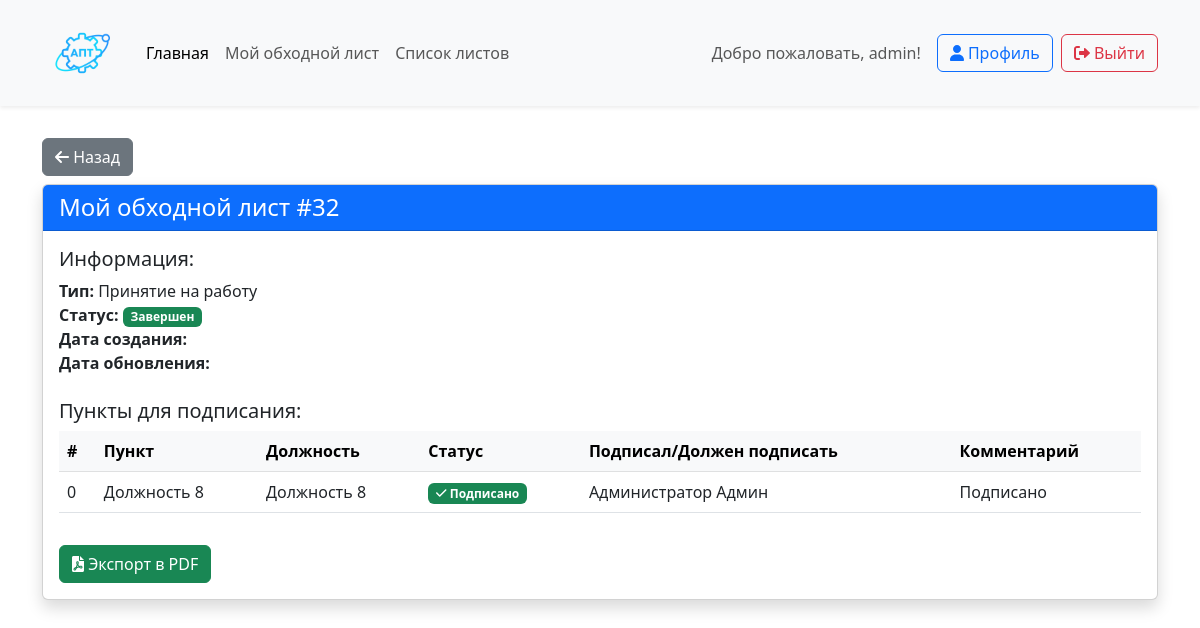
Screenshot of /account/my_obhod/ (signed in) with the database file from the repository.
### app/models.py (models this page shows, shortened)
class CustomUser(AbstractUser):  # custom user for Users
    gen = (('m', 'Мужской'),('j', 'Женский'))
    patronymic = models.CharField('Отчество',max_length=250,)
    gender = models.CharField('Пол', choices=gen, max_length=3, null=True)
    birthday_date = models.DateField('Дата рождения', null=True,)
    role  = models.ForeignKey(RoleModel, on_delete=models.CASCADE, null=True, verbose_name='Роль')
    depart = models.ForeignKey(DepartmentModel, on_delete=models.CASCADE, null=True, verbose_name='Отделение')
    date_end = models.DateField('Дата завершения зачисления',null=True,)
    signature = models.ImageField('Подпись пользователя',null=True, upload_to='signatures/')
    post = models.ForeignKey(PostModel, verbose_name="Должность", on_delete=models.CASCADE, null=True)
    class Meta:
        verbose_name = 'Пользователь'
        verbose_name_plural = 'Пользователи'

class WorkaroundModel(models.Model):
    user = models.ForeignKey(CustomUser, on_delete=models.DO_NOTHING, verbose_name='Ключ пользователя')
    status = models.ForeignKey(StatusModel, on_delete=models.CASCADE, verbose_name='Статус', default=1)
    date_of_create = models.TimeField('Дата создания', auto_now_add=True)
    date_of_update = models.TimeField('Дата обновления', auto_now=True)
    typ = models.ForeignKey("typWorkAround", models.CASCADE)
    class Meta:
        verbose_name = 'Обходной лист'
        verbose_name_plural = 'Обходной лист'

class typWorkAround(models.Model):
    name  = models.CharField("Название типа", max_length=25)

class StatusModel(models.Model):
    name = models.CharField('Название статуса', max_length=50)
    class Meta:
        verbose_name = 'Статус'
        verbose_name_plural = 'Статус'

class WorkaroundSheetModel(models.Model):
    workaround = models.ForeignKey("WorkaroundModel", on_delete=models.CASCADE, null=True, verbose_name='Обходной лист')  # НОВОЕ ПОЛЕ
    nameofpoint = models.CharField('Название пункта', max_length=50)
    decription = models.TextField('Описание пункта', null=True)
    depart = models.ForeignKey(NameChildPostModel, on_delete=models.CASCADE, null=True, verbose_name='Должность для подписи')
    is_required = models.BooleanField('Обязательный этап', default=True)
    date_of_create = models.TimeField('Дата создания', auto_now_add=True)
    date_of_update = models.TimeField('Дата обновления пункта', auto_now=True)
    order = models.IntegerField('Порядок подписания', default=0)
    class Meta:
        verbose_name = 'Пункты обходного листа'
        unique_together = [['workaround', 'order']]  # Уникальная комбинация
        ordering = ['order']
        verbose_name_plural = 'Пункты обходного листа'

class NameChildPostModel(models.Model):
    name = models.CharField("Название", max_length=50)
    type_for_list = models.ForeignKey("typWorkAround", on_delete=models.CASCADE, verbose_name='Тип обходного')
    class Meta:
        verbose_name = 'Должности для отделений'
        verbose_name_plural = 'Должности для отделений'

class SignatureModel(models.Model):
    wam = models.ForeignKey(WorkaroundModel, on_delete=models.CASCADE, verbose_name='Обходной лист')
    wasm = models.ForeignKey(WorkaroundSheetModel, on_delete=models.CASCADE, verbose_name='Пункт обходного листа')
    user = models.ForeignKey(CustomUser, on_delete=models.CASCADE, verbose_name='Ключ пользователя', null=True )
    comment = models.TextField('Комментарий', null=True)
    class Meta:
        verbose_name = 'Подписи'
        verbose_name_plural = 'Подписи'

### app/views.py (the view)
# urls.py: path('account/my_obhod/',ProfileUserView.myObhod, name='myobhod'),
    @login_required
    def myObhod(req):
        if req.method == "GET":
            obj = WorkaroundModel.objects.prefetch_related('signaturemodel_set').filter(user=req.user)
            return render(req, 'obhod/my_obhod.html', {'myl': obj})

### app/models.py (called while the page is built)
    def __str__(self):
        return f'{self.name}'

### app/templates/obhod/my_obhod.html (shortened to what this page needs)
{% extends '../base.html' %}
{% load static %}
{% block content %}
<div class="container mt-4">
    {% if myl %}
        {% with workaround=myl.first %}
            <a href="{% url 'index' %}" class="btn btn-secondary mb-2">
                <i class="fa-solid fa-arrow-left"></i>
                Назад
            </a>
            <div class="card shadow">
                <div class="card-header bg-primary text-white">
                    <h4 class="mb-0">Мой обходной лист #{{ workaround.id }}</h4>
                </div>
                <div class="card-body">
                    <div class="mb-4">
                        <h5>Информация:</h5>
                        <ul class="list-unstyled">
                            <li><strong>Тип:</strong> {{ workaround.typ.name }}</li>
                            <li><strong>Статус:</strong>
                                <span class="badge
                                    {% if workaround.status.name == 'Завершен' %}bg-success
                                    {% elif workaround.status.name == 'В процессе' %}bg-warning text-dark
                                    {% elif workaround.status.name == 'Отклонен' %}bg-danger
                                    {% else %}bg-secondary{% endif %}">
                                    {{ workaround.status.name }}
                                </span>
                            </li>
                            <li><strong>Дата создания:</strong> {{ workaround.date_of_create|date:"d.m.Y H:i" }}</li>
                            <li><strong>Дата обновления:</strong> {{ workaround.date_of_update|date:"d.m.Y H:i" }}</li>
                        </ul>
                    </div>
                    <h5>Пункты для подписания:</h5>
                    <div class="table-responsive">
                        <table class="table table-hover">
                            <thead class="table-light">
                                <tr>
                                    <th>#</th>
                                    <th>Пункт</th>
                                    <th>Должность</th>
                                    <th>Статус</th>
                                    <th>Подписал/Должен подписать</th>
                                    <th>Комментарий</th>
                                </tr>
                            </thead>
                            <tbody>
                                {% for sheet in workaround.workaroundsheetmodel_set.all|dictsort:"order" %}
                                <tr>
                                    <td>{{ sheet.order }}</td>
                                    <td>{{ sheet.nameofpoint }}</td>
                                    <td>{{ sheet.depart.name }}</td>
                                    <td>
                                        {% if sheet.signaturemodel_set.exists %}
                                            <span class="badge bg-success">
                                                <i class="fa-solid fa-check"></i> Подписано
                                            </span>
                                        {% else %}
                                            <span class="badge bg-secondary text-dark text-white">
                                                <i class="fa-solid fa-clock"></i>
                                                Ожидание
                                            </span>
                                        {% endif %}
                                    </td>
                                    <td>
                                        {% if sheet.signaturemodel_set.exists %}
                                            {{ sheet.signaturemodel_set.first.user.get_full_name }}
                                        {% endif %}
                                    </td>
                                    <td>
                                        {% if sheet.signaturemodel_set.exists %}
                                            {{ sheet.signaturemodel_set.first.comment|default:"-" }}
                                        {% else %}
                                            -
                                        {% endif %}
                                    </td>
                                </tr>
                                {% empty %}
                                <tr>
                                    <td colspan="6" class="text-center">Нет пунктов для подписания</td>
                                </tr>
                                {% endfor %}
                            </tbody>
                        </table>
                    </div>
                    {% if workaround.status.name == "Завершен" %}
                        <div class="mt-3">
                            <a href="{% url 'generate_workaround_pdf' workaround.id %}" class="btn btn-success">
                                <i class="fa-solid fa-file-pdf"></i>
                                Экспорт в PDF
                            </a>
                        </div>
                    {% endif %}
                </div>
            </div>
        {% endwith %}
    {% else %}
        <div class="alert alert-info" role="alert">
            У вас пока нет обходного листа.
        </div>
    {% endif %}
</div>
{% endblock content %}

### app/templates/base.html (shortened to what this page needs)
<!DOCTYPE html>
{% load static %}
<html lang="ru">
<head>
    <link href="https://cdn.jsdelivr.net/npm/bootstrap@5.3.0/dist/css/bootstrap.min.css" rel="stylesheet">
    <link href="https://cdnjs.cloudflare.com/ajax/libs/font-awesome/6.0.0-beta3/css/all.min.css" rel="stylesheet">
    <link href="https://cdnjs.cloudflare.com/ajax/libs/animate.css/4.1.1/animate.min.css" rel="stylesheet">
    <link rel="stylesheet" href="{% static 'css/custom.css' %}">
</head>
<body>
    <header class="bg-light shadow-sm">
        <div class="container">
            <nav class="navbar navbar-expand-lg navbar-light">
                <a class="navbar-brand" href="{% url 'index' %}">
                    <img src="{% static 'images/logo.png' %}" alt="Логотип" width="80">
                </a>
                <div class="collapse navbar-collapse" id="navbarNav">
                    <ul class="navbar-nav me-auto mb-2 mb-lg-0">
                        <li class="nav-item">
                            <a class="nav-link active" href="{% url 'index' %}">Главная</a>
                        </li>
                        {% if request.user.is_authenticated %}
                        <li class="nav-item">
                            <a class="nav-link" href="{% url 'myobhod' %}">Мой обходной лист</a>
                        </li>
                        {% endif %}
                        {% if request.user.role|stringformat:"s" == 'Ответственный' %}
                            <li class="nav-item">
                                <a class="nav-link" href="{% url 'workaround-list' %}">Список листов</a>
                            </li>
                        {% endif %}
                    </ul>
                    <div class="d-flex align-items-center">
                        {% if request.user.is_authenticated %}
                            <span class="navbar-text me-3">Добро пожаловать, {{ request.user.username }}!</span>
                            <a href="{% url 'profile' %}" class="btn btn-outline-primary me-2">
                                <i class="fas fa-user"></i> Профиль
                            </a>
                            <form action="{% url 'logout' %}" method="post" class="d-inline">
                                <button type="submit" class="btn btn-outline-danger">
                                    <i class="fas fa-sign-out-alt"></i> Выйти
                                </button>
                            </form>
                        {% else %}
                            <a href="{% url 'login' %}" class="btn btn-primary me-2">
                                <i class="fas fa-sign-in-alt"></i> Войти
                            </a>
                        {% endif %}
                    </div>
                </div>
            </nav>
        </div>
    </header>
    <main class="content m-2">
        {% block content %}
        {% endblock content %}
    </main>
</body>
</html>

### app/static/css/custom.css (style rules this page uses)
.content { height: 100%; margin-top: 5px; }

### rows the page displays
CustomUser: user.username "admin"
WorkaroundModel: id "32", typ.name "Принятие на работу", status.name "Завершен"
WorkaroundSheetModel: order "0", nameofpoint "Должность 8", depart.name "Должность 8", shows "Подписано", signaturemodel_set.first.user.get_full_name "Администратор Админ", signaturemodel_set.first.comment "Подписано"
